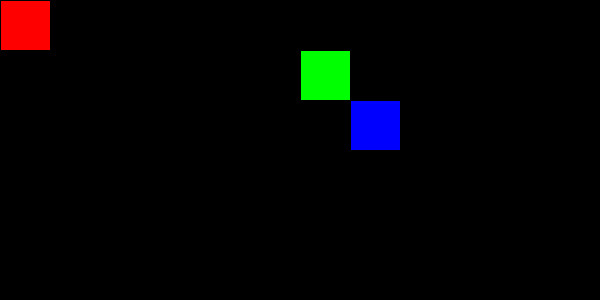
Frame 1 (no input)
Frame 60 (the mouse pressed at the canvas centre just before this capture): identical to frame 1, image omitted
Frame 120 (the mouse held since frame 60 and released just before this capture): identical to frame 1, image omitted

The Processing sketch that drew this single still picture (run headless with seeded random() and noise(); from frame 60 on, the mouse is pressed at the canvas centre):

// Processing sketch: Translate_ex2
// ── Translate_ex2.pde
void setup() {
  size(600, 300);
  background(0);
}

void draw() {
  fill(255, 0, 0);
  rect(0, 0, 50, 50);

  //The translate() function moves the origin from the upper-left corner of the screen to another location
  translate(300, 50);
  fill(0, 255, 0);
  rect(0, 0, 50, 50);

  //translate() is an additive function
  translate(50, 50);
  fill(0, 0, 255);
  rect(0, 0, 50, 50);
}
